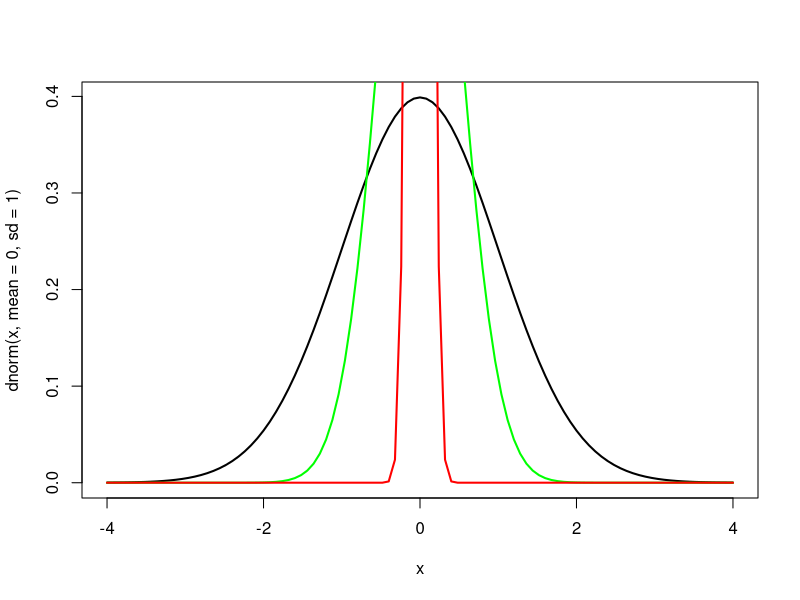
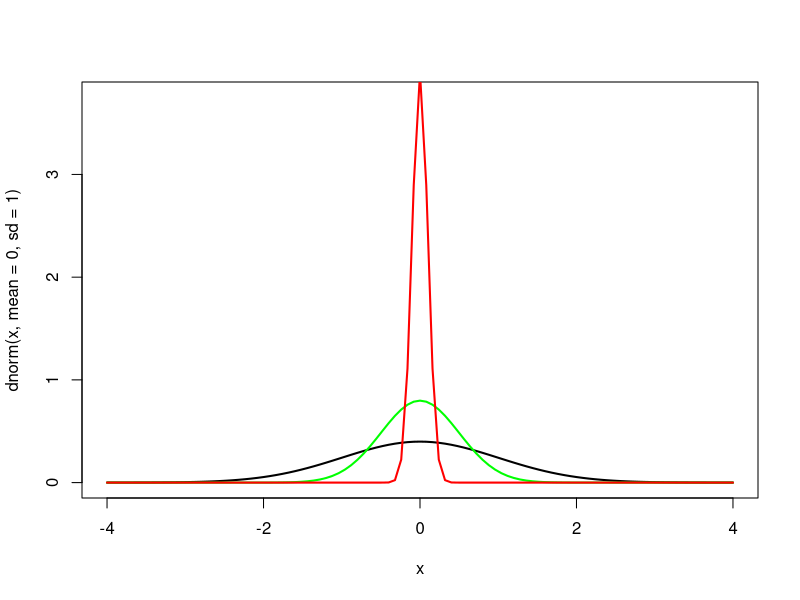
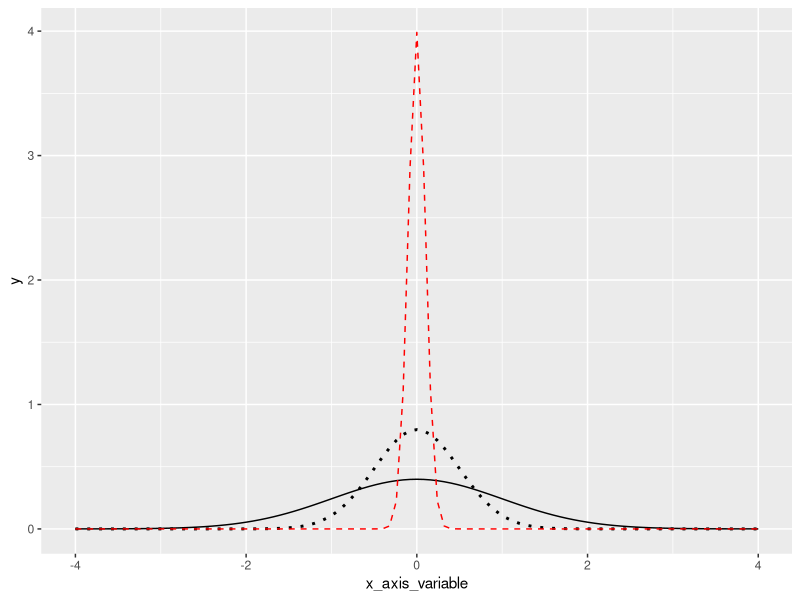

R code for these plots, in order:
##############################
##       Basic Plots        ##
##############################

# Graphing some normal distributions
curve(dnorm(x, mean = 0, sd = 1), lwd = 2, xlim = c(-4, 4)) # create a plot of a standard normal curve from -4 to 4
curve(dnorm(x, mean = 0, sd = 0.5), col = "green", add = TRUE, lwd = 2) # add another normal curve with different parameters; we use curve() not plot() in order to add this new line
curve(dnorm(x, mean = 0, sd = .1), col = "red", add = T, lwd = 2)

# same thing as above, but here we'll set set the y limit so we can see all three curves
curve(dnorm(x, mean = 0, sd = 1), lwd = 2, xlim = c(-4, 4), ylim = c(0, 3.75))
curve(dnorm(x, mean = 0, sd = 0.5), col = "green", add = TRUE, lwd = 2)
curve(dnorm(x, mean = 0, sd = .1), col = "red", add = T, lwd = 2)

# Another way to solve this problem
library(ggplot2) # the ggplot package makes beautiful graphics
x_data_frame <- data.frame(x_axis_variable = c(-4, 4)) # ggplot only uses data frames, so let's make a really simple one
x_data_frame # take a quick look
ggplot(x_data_frame, aes(x_axis_variable)) + # start the ggplot telling it that our data is the x_data_frame and we want to plot the x_axis_variable as x; note that the line ends in a + 
  stat_function(fun = dnorm) + # add the first layer, a line whose function is dnorm(x_axis_variable, 0, 1); ggplot knows we don't only want the values for -4 and 4, but that we want to plot a line between those two points with that function; again, we end the line with a +
  stat_function(fun = dnorm, args = list(mean = 0, sd = .5), linetype = "dotted", size = 1) + # add the second layer; this one we specify arguments for our function and change the line type and size
  stat_function(fun = dnorm, args = list(mean = 0, sd = .1), color = "red", linetype = "dashed")  # add the third layer; change arguments, line type, and color